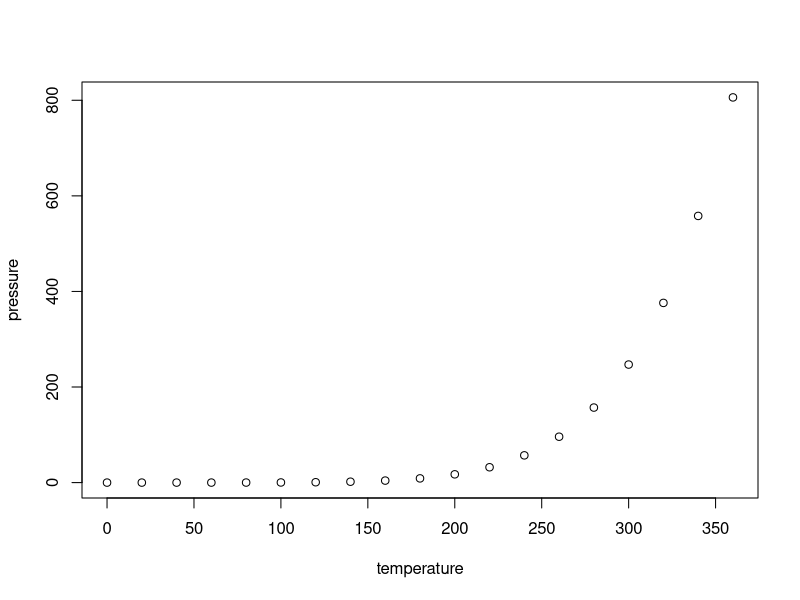
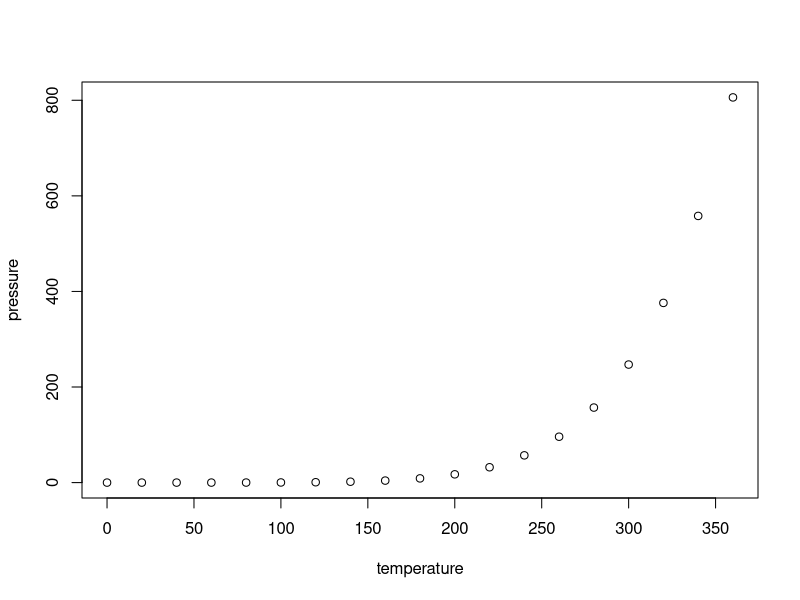
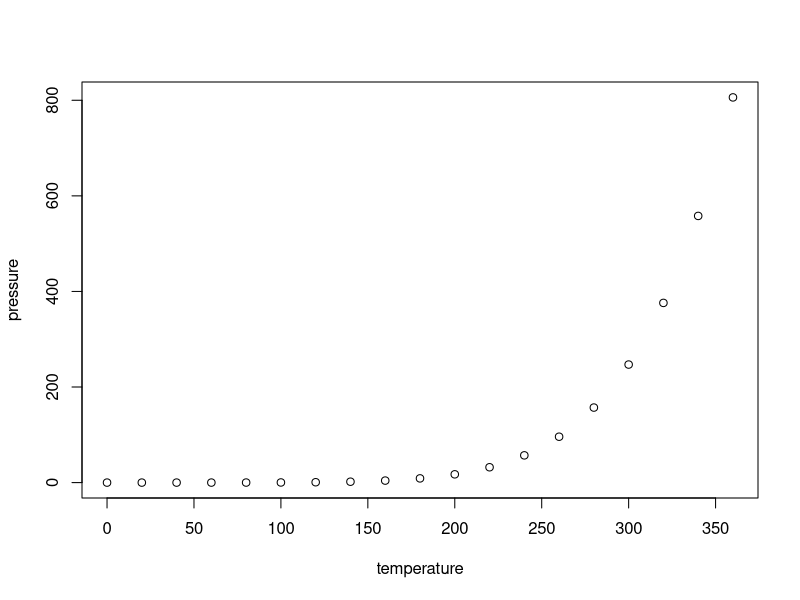
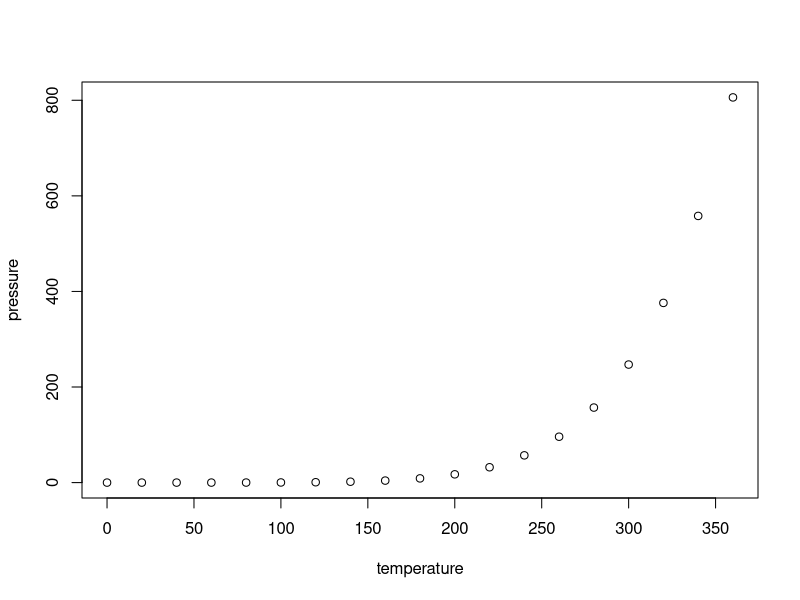
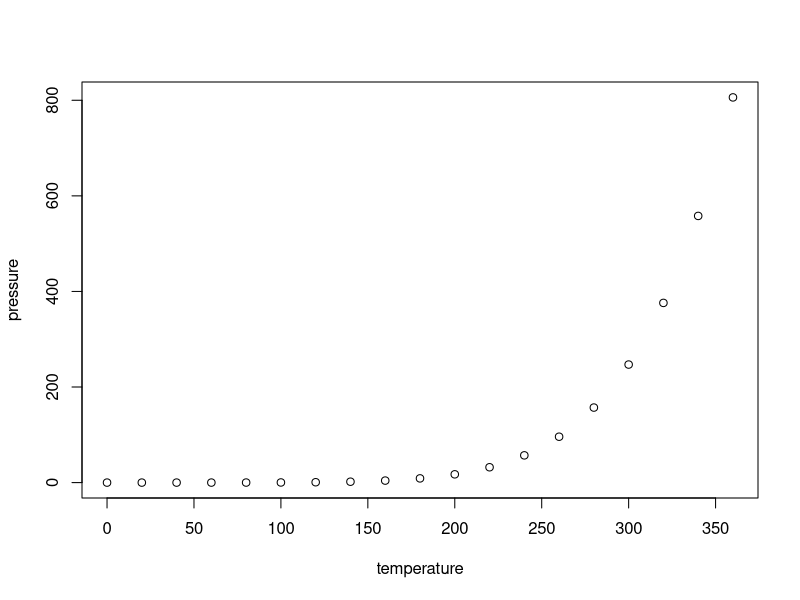
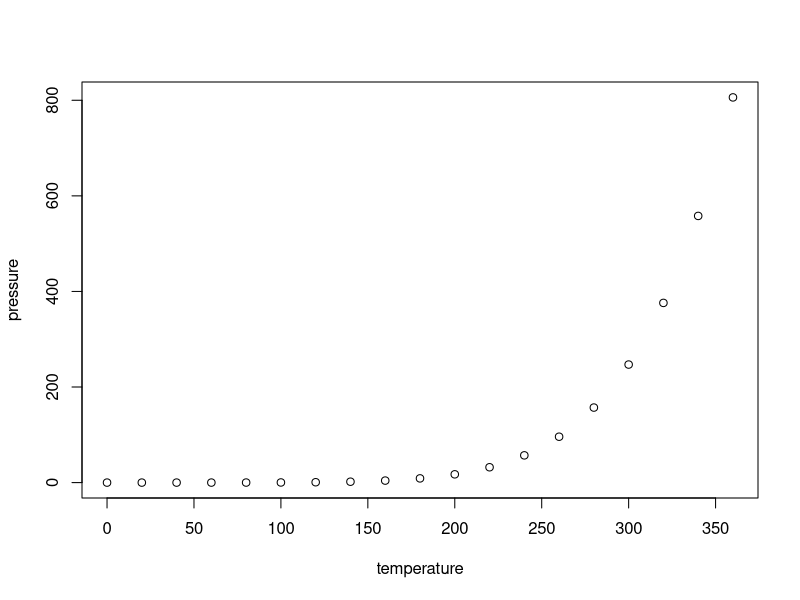
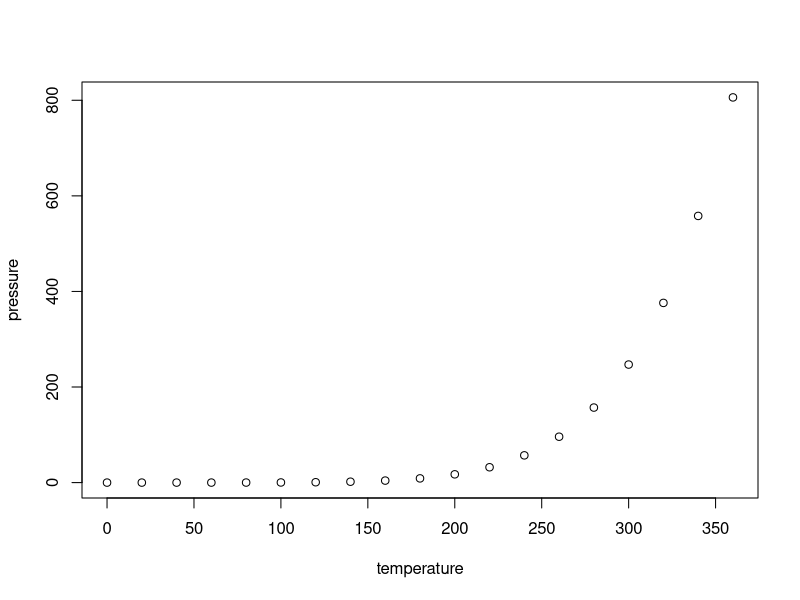
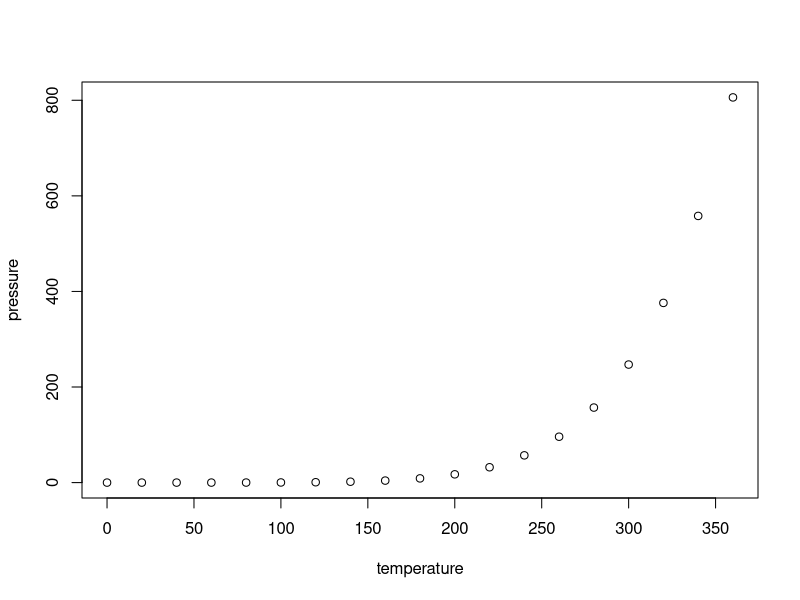

Source code (R) for these figures, in order:
## ---- chunk 1
plot(pressure)
## ---- chunk 2
knitr::opts_chunk$set(echo = TRUE)
## ---- chunk 3
plot(pressure)
## ---- chunk 4
plot(pressure)
## ---- chunk 5
plot(pressure)
## ---- chunk 6
plot(pressure)
## ---- chunk 7
summary(cars)
## ---- chunk 8
plot(pressure)
## ---- chunk 9
plot(pressure)
## ---- chunk 10
plot(pressure)
## ---- chunk 11
plot(pressure)
## ---- chunk 12
plot(pressure)
## ---- chunk 13
plot(pressure)
## ---- chunk 14
plot(pressure)
## ---- chunk 15
plot(pressure)
